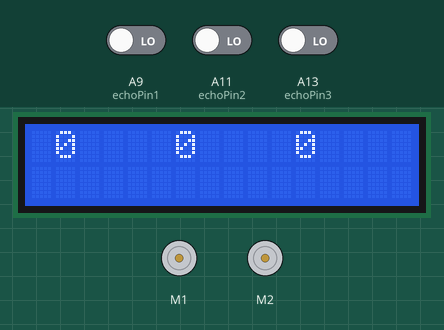
A sketch run on a simulated Arduino Mega 2560, built with avr-gcc and run on an emulated ATmega2560. On the bench: 2 × DC motor (green arrow = forward, orange = backward, longer = faster), 16×2 character LCD. Inputs (shaded band) come from the test bench; at power-on: A9 (echoPin1) LOW, A11 (echoPin2) LOW, A13 (echoPin3) LOW. What the sketch prints to the serial monitor is not drawn.

Above: at 3.6 s.
At 67.97 s:
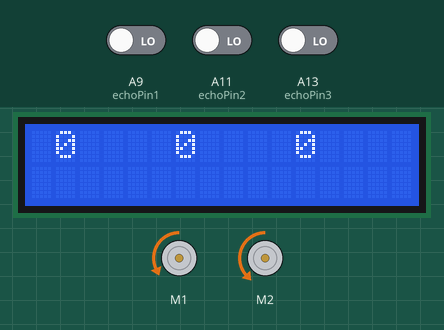
At 128.2 s:
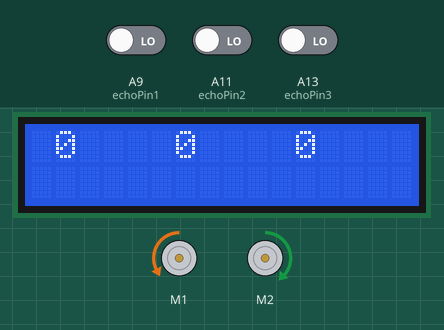
Timing chart, 0 to 129.7 s (numbered marks = the images above):
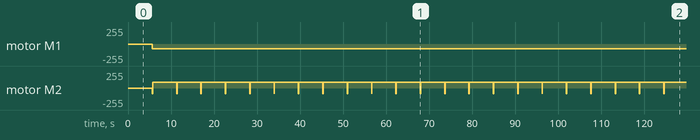

The sketch:

wall_follow.ino
```cpp
#include<NewPing.h>
#include<AFMotor.h>
#include <Wire.h>
#include <LiquidCrystal_I2C.h>

LiquidCrystal_I2C lcd(0x27,16,2); // set the LCD address to 0x27 for a 16 chars and 2 line display
#define trigPin1  A8
#define trigPin2  A10
#define trigPin3  A12
#define echoPin1  A9
#define echoPin2  A11
#define echoPin3  A13

AF_DCMotor motor1(1);
AF_DCMotor motor2(2);

int duration, distance1 ,distance2 , distance3 , left , right , mid ,countDE=0,countCB=0;
int l=0,r=0,m=0;
void forward(){
  motor1.setSpeed(71);
  motor2.setSpeed(87);
  motor1.run(FORWARD);
  motor2.run(FORWARD);

}

void left1(){
  delay(100);
  motor1.setSpeed(68);
  motor2.setSpeed(87);
  motor1.run(BACKWARD);
  motor2.run(BACKWARD);
  delay(100);
  motor1.setSpeed(71);
  motor2.setSpeed(87);
  motor1.run(FORWARD);
  motor2.run(FORWARD);
  motor1.run(BACKWARD);
  motor2.run(FORWARD);

}
void power_left(){
  motor1.setSpeed(71);
  motor2.setSpeed(87);
  motor1.run(RELEASE);
  motor2.run(FORWARD);
  Serial.println("FUCK TECHKRITI");
  delay(80);
}

void power_right(){
  motor1.setSpeed(71);
  motor2.setSpeed(87);
  motor1.run(FORWARD);
  motor2.run(RELEASE);
  Serial.println("FUCK TECHKRITI");
  delay(80);
}
void right1(){
  delay(100);
  motor1.setSpeed(68);
  motor2.setSpeed(87);
  motor1.run(BACKWARD);
  motor2.run(BACKWARD);
  delay(100);
  motor1.setSpeed(71);
  motor2.setSpeed(87);
  motor1.run(FORWARD);
  motor2.run(FORWARD);
  motor1.run(FORWARD);
  motor2.run(BACKWARD);
}

void backward(){
  delay(100);
  motor1.run(BACKWARD);
  motor2.run(BACKWARD);
}


int dist1(){
  delay(100);
  digitalWrite(trigPin1,HIGH);
  delay(50);
  digitalWrite(trigPin1,LOW);
  duration=pulseIn(echoPin1,HIGH);
  distance1=(duration/2)/29.1;
  Serial.print("Distance 1 : ");
  Serial.print(distance1);
  Serial.print(" ");
  return distance1;
}

int dist2(){
  delay(100);
  digitalWrite(trigPin2,HIGH);
  delay(50);
  digitalWrite(trigPin2,LOW);
  duration=pulseIn(echoPin2,HIGH);
  distance2=(duration/2)/29.1;
  Serial.print("Distance 2 : ");
  Serial.print(distance2);
  Serial.print(" ");
  return distance2;
}

int dist3(){
  delay(100);
  digitalWrite(trigPin3,HIGH);
  delay(50);
  digitalWrite(trigPin3,LOW);
  duration=pulseIn(echoPin3,HIGH);
  distance3=(duration/2)/29.1;
  Serial.print("Distance 3 : ");
  Serial.print(distance3);
  Serial.print(" ");
  return distance3;
}

void setup()
{
  //delay(1500);
  motor1.setSpeed(73);
  motor2.setSpeed(87);
  lcd.init(); //initialize the lcd
  lcd.backlight(); //open the backlight
  lcd.setCursor(1,0);
  lcd.print("RACE BEGINS");
  //delay(500);
  lcd.clear();
  int l=0,r=0,m=0;
  Serial.begin(9600);

pinMode (trigPin1, OUTPUT);
pinMode (echoPin1, INPUT);
pinMode (trigPin2, OUTPUT);
pinMode (echoPin2, INPUT);
pinMode (trigPin3, OUTPUT);
pinMode (echoPin3, INPUT);

}
void loop()
{
  l=0,r=0,m=0;
left = dist1();
mid = dist2();
right = dist3();
Serial.println(" ");
lcd.setCursor(1,0);
lcd.print(left);lcd.print(" ");
//delay(500);
lcd.setCursor(6,0);
lcd.print(mid);lcd.print(" ");
//delay(500);
lcd.setCursor(11,0);
lcd.print(right);lcd.print(" ");delay(2000);
int bc=40,cd=40,md=10;

motor1.setSpeed(71);
motor2.setSpeed(87);
//motor1.run(FORWARD);
//motor2.run(FORWARD);
//
//motor1.run(BACKWARD);
//motor2.run(BACKWARD);

      if(mid<15&&right<15){
      left1();
      }
      else if(mid<15&&left<15){
      right1();
      }
      else if (left<15){
      forward();
      l=1;Serial.println("l = ");
      Serial.println(l);
      }
      else if(right<15){
      forward();
      r=1;Serial.println("r = ");
      Serial.println(r);
      }
      else if(left>15&&mid>15&&right>15){
      //backward();
      Serial.print("l = ");
      Serial.println(l);
      Serial.print("r = ");
      Serial.println(r);
      delay(1000);
      if(l==1){
      power_left();
      delay(80);
      // forward();
      l=0;
      }
      else if(r==1){
      power_right();
      delay(80);
      // forward();
      // r=0;
      }
     }
     lcd.clear();
}
```

Measured:
- by itself, motor M1: alternates backward 71/255 for 5.6 s and backward 68/255 for 0.10 s
- by itself, motor M2: alternates forward 87/255 for 5.6 s and backward 87/255 for 0.10 s
- what the display in image 0 shows lasts 2.2 s, from 3.5 s to 5.7 s
